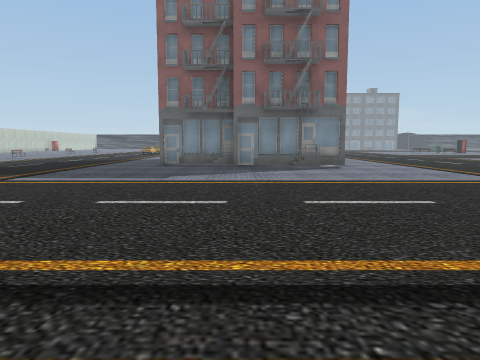
view 1 (above)

24 first-person views from a walk through a 3-D level made in the Unity game engine. The camera is 1.4 m above the floor, tilts 6° down and sees 70° across. The floor is counted in squares, 2 m on a side. Each view is taken from the middle of a square. On the plan, view 1 faces up. The plan holds only what a view shows up to about 11 squares ahead; the rest is blank. The place goes on beyond the plan. Some animated figures are not drawn. Some surface patterns are stand-ins.

view 2
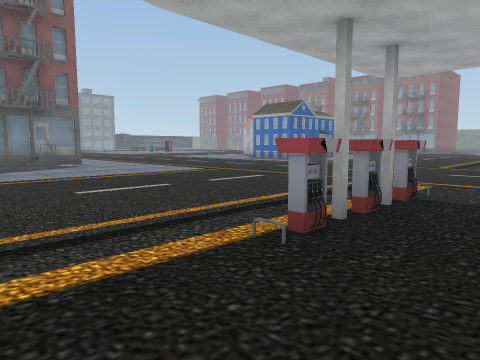

view 3
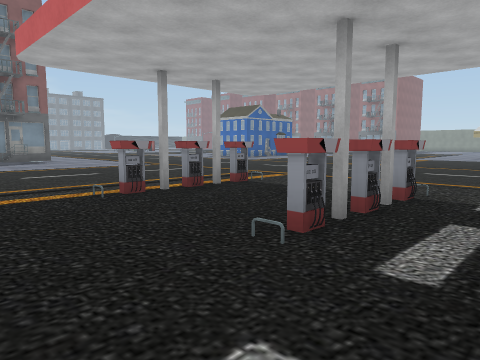

view 4
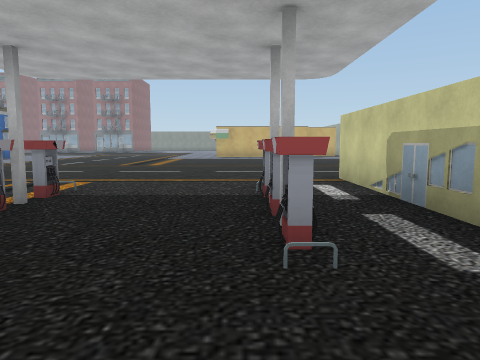

view 5
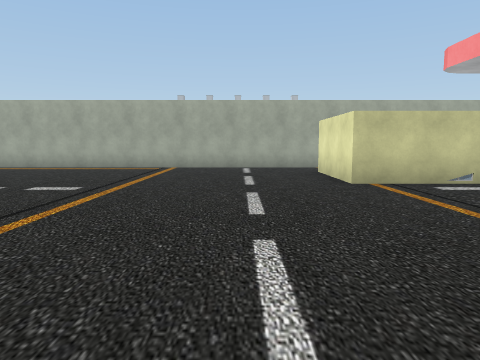

view 6
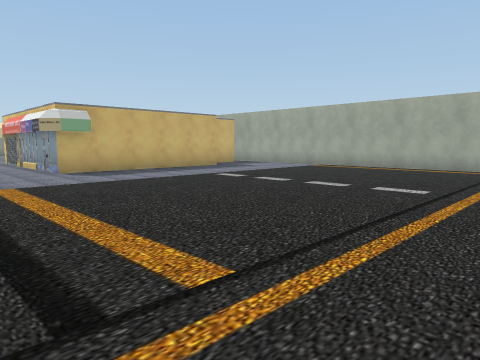

view 7
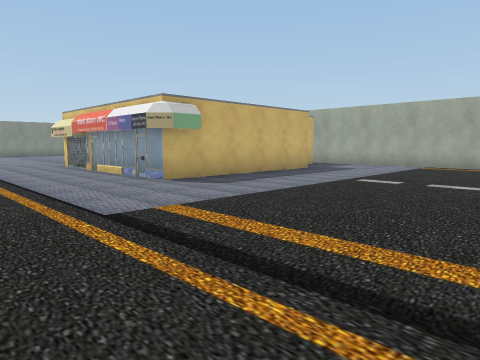

view 8
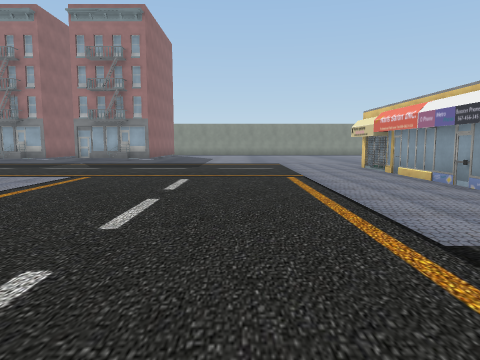

view 9
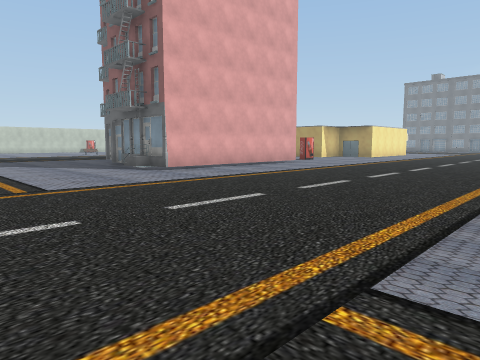

view 10
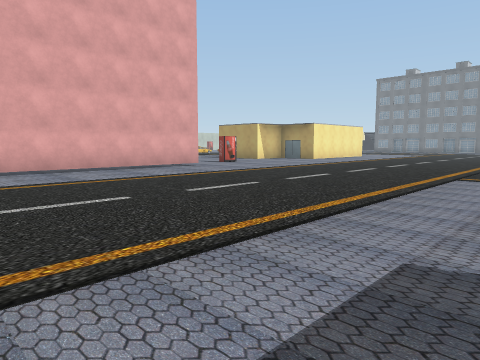

view 11
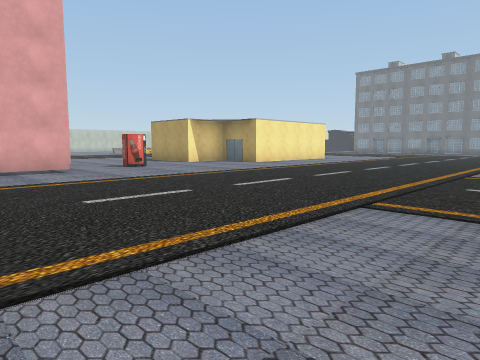

view 12
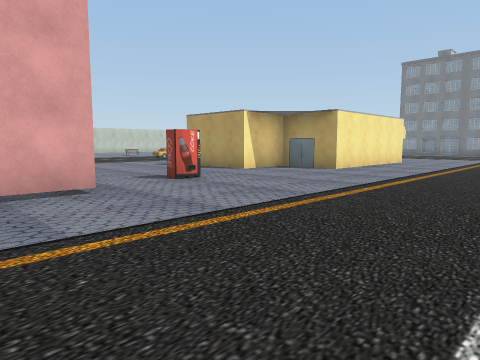

view 13
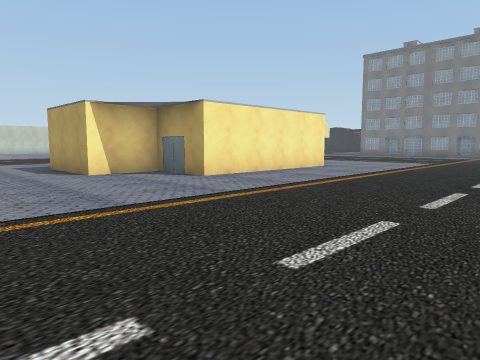

view 14
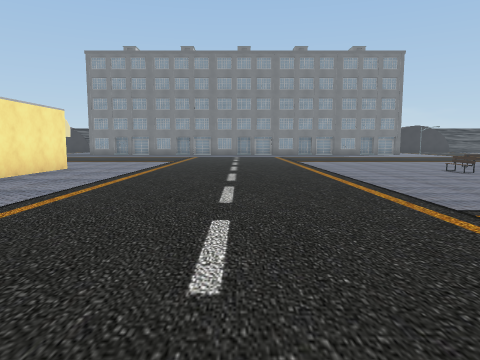

view 15
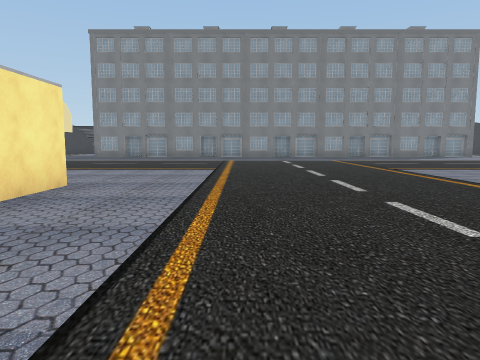

view 16
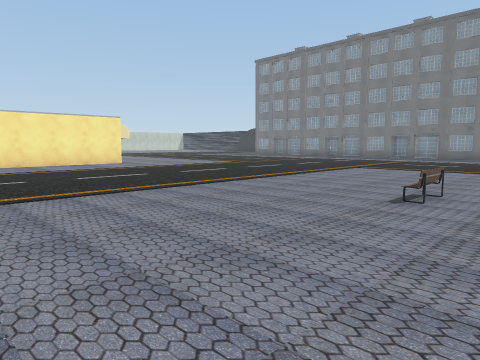

view 17
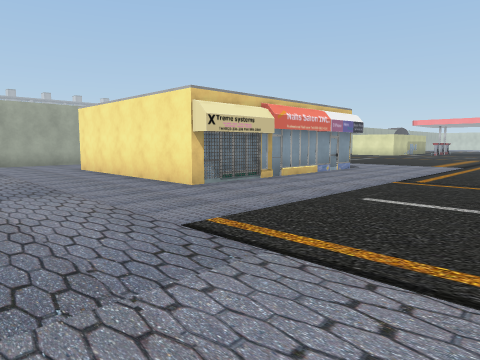

view 18
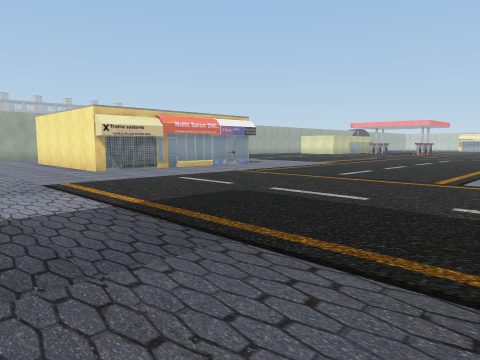

view 19
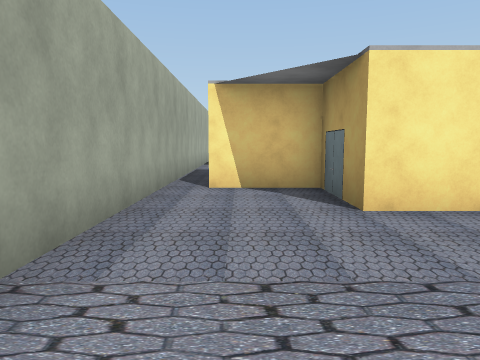

view 20
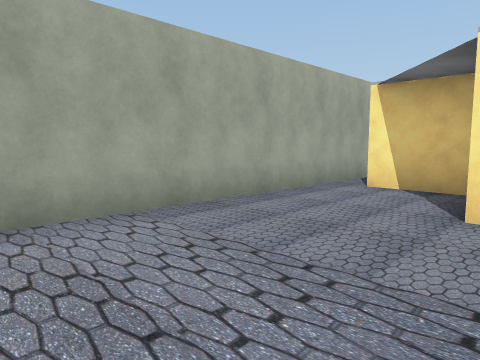

view 21
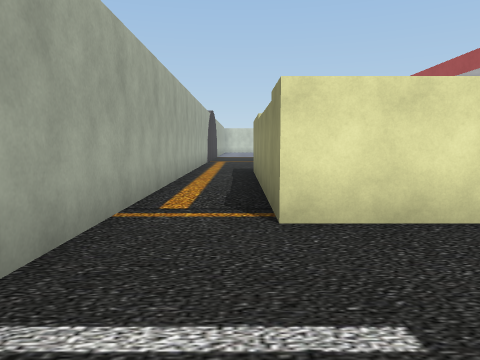

view 22
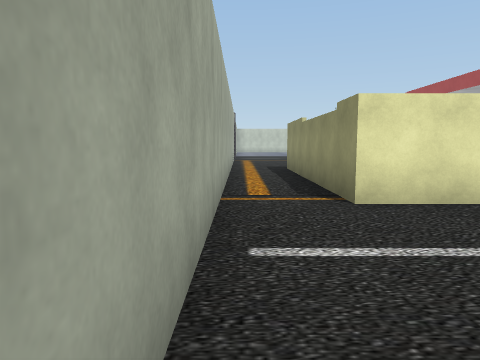

view 23
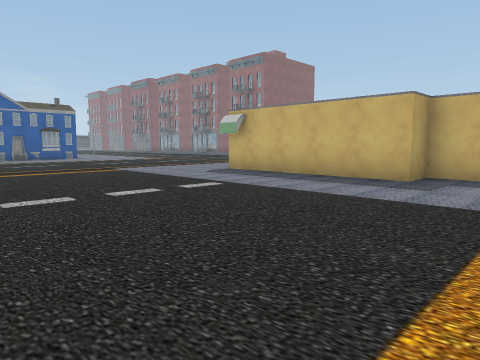

view 24
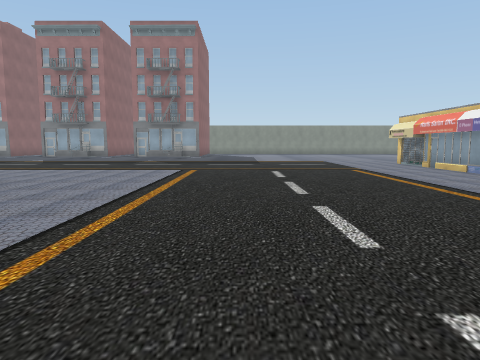

### Floor plan
Key: @ floor where view 1 was taken; # wall or solid block; x gap in a wall; . floor; B building; M machine; E bench; O other object.
Columns run from 1 left of view 1 to 27 right of it. Each row starts with its distance up from view 1.
 33   .............
 32   .............
 31    ............
 30    .............
 29    ..............
 28     #...........O
 27     #...........
 26     #..........E
 25     #...........
 24     #............
 23   ###............
 22   #..............
 21 ###..........
 20 .............
 19 .............
 18 ...M.........
 17   ...........
 16     #.........
 15     #.........
 14     #.........
 13     #.........
 12     #.........        ..
 11 ##  #.........      ....
 10 .##B#.........     .......
  9 ..............   .........
  8 .............   .............
  7 ............. ...............
  6 .............................
  5 .............................
  4 ...........  ................
  3 ............ ................
  2 .............................
  1 ...x#........................
  0 .@..........................
 -1 ...................######...
 -2 ...x#..............#    #...
 -3 ...................#    #...
 -4 .  #####...........#    #...
 -5    #####...........## ###....
 -6  #######............###......
 -7 ....................###......
 -8 .............................
 -9 ############################

Where each view was taken, in squares from view 1:
view 1: 0 up, 0 right, facing up
view 2: 1 down, 1 left, facing up-right
view 3: 4 down, 1 left, facing up-right
view 4: 2 down, 1 left, facing right
view 5: 2 up, 8 right, facing down
view 6: 2 up, 9 right, facing down-right
view 7: 3 up, 12 right, facing down-right
view 8: 3 up, 13 right, facing right
view 9: 5 up, 11 right, facing up-left
view 10: 9 up, 12 right, facing up-left
view 11: 13 up, 12 right, facing up-left
view 12: 14 up, 8 right, facing up-left
view 13: 18 up, 9 right, facing up-left
view 14: 18 up, 8 right, facing up
view 15: 22 up, 6 right, facing up
view 16: 22 up, 15 right, facing up-left
view 17: 4 up, 27 right, facing down-left
view 18: 8 up, 27 right, facing down-left
view 19: 7 down, 27 right, facing left
view 20: 5 down, 27 right, facing down-left
view 21: 7 down, 9 right, facing left
view 22: 8 down, 10 right, facing left
view 23: 8 down, 11 right, facing up-right
view 24: 5 up, 11 right, facing right
